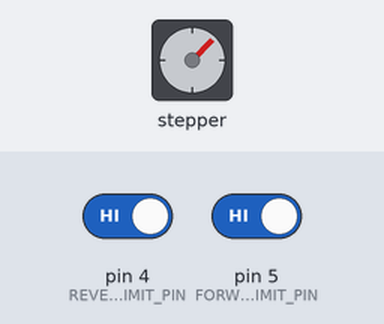
Simulated run of this sketch. Board: Arduino Uno, built with avr-gcc and run on an emulated ATmega328P. Parts: stepper motor. Wiring (inferred from the names in the program): stepper motor driver (200 steps per turn assumed): step pin 2; direction pin 3. The test bench sets the inputs (shaded band); at power-on: pin 5 (FORWARD_LIMIT_PIN) HIGH, pin 4 (REVERSE_LIMIT_PIN) HIGH.

Above: at 1.8 s.
1.9 s: pin 5 (FORWARD_LIMIT_PIN) driven LOW
At 3.8 s:
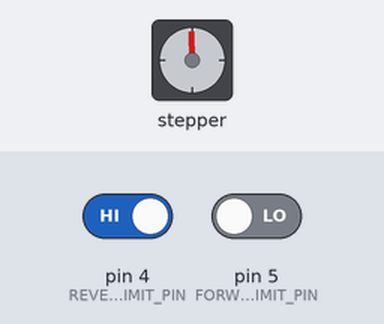
4.9 s: pin 4 (REVERSE_LIMIT_PIN) driven LOW
At 5.8 s:
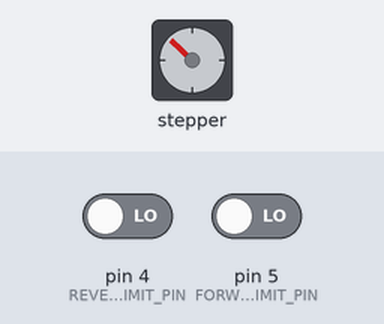
Timing chart, 0 to 7.9 s (numbered marks = the images above; inputs shaded):
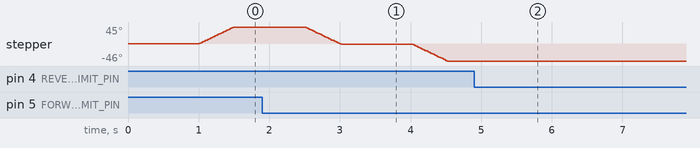

The sketch:

Steppermotor.ino
```cpp
 // Arduino Uno R3 + Adafruit TMC2209
// Move forward: 1 second ON, 1 second OFF
// Stop and reverse when limit switch on pin 5 is hit.
// Move backward: 1 second ON, 1 second OFF
// Stop permanently when limit switch on pin 4 is hit.

const int STEP_PIN = 2;
const int DIR_PIN  = 3;

const int FORWARD_LIMIT_PIN = 5;
const int REVERSE_LIMIT_PIN = 4;

// Motor speed
const int STEP_DELAY_US = 10000;

// Movement timing (milliseconds)
const unsigned long MOVE_TIME = 500;
const unsigned long PAUSE_TIME = 1000;

// Move one microstep
void stepMotor()
{
  digitalWrite(STEP_PIN, HIGH);
  delayMicroseconds(STEP_DELAY_US);

  digitalWrite(STEP_PIN, LOW);
  delayMicroseconds(STEP_DELAY_US);
}

// Move with 1 second ON / 1 second OFF
// until the specified limit switch is pressed
void moveUntilLimit(bool direction, int limitPin)
{
  digitalWrite(DIR_PIN, direction);
  delay(10);

  while (digitalRead(limitPin) == HIGH)
  {
    // Move for 1 second
    unsigned long startTime = millis();

    while (millis() - startTime < MOVE_TIME)
    {
      // Stop immediately if limit switch is pressed
      if (digitalRead(limitPin) == LOW)
      {
        return;
      }

      stepMotor();
    }

    // Stop if limit switch was triggered
    if (digitalRead(limitPin) == LOW)
    {
      return;
    }

    // Pause for 1 second
    delay(PAUSE_TIME);
  }
}

void setup()
{
  pinMode(STEP_PIN, OUTPUT);
  pinMode(DIR_PIN, OUTPUT);

  pinMode(FORWARD_LIMIT_PIN, INPUT_PULLUP);
  pinMode(REVERSE_LIMIT_PIN, INPUT_PULLUP);

  digitalWrite(STEP_PIN, LOW);

  delay(1000);

  // 1. Move forward in 1-second intervals
  // Until limit switch on pin 5 is pressed
  moveUntilLimit(HIGH, FORWARD_LIMIT_PIN);

  // 2. Reverse in 1-second intervals
  // Until limit switch on pin 4 is pressed
  moveUntilLimit(LOW, REVERSE_LIMIT_PIN);

  // 3. Finished
}

void loop()
{
  // Motor remains stopped permanently
}
```

Measured:
- after the input at 4.9 s, stepper: stays -46° (without the input it goes to -48° after 0.64 s)
